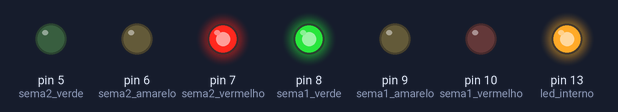
A sketch run on a simulated Arduino Uno, built with avr-gcc and run on an emulated ATmega328P. Shown: output pins drawn as LEDs (lit = HIGH).

Above: at 0.17 s.
At 2.97 s:
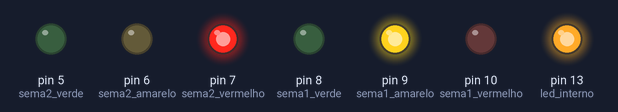
At 4.37 s:
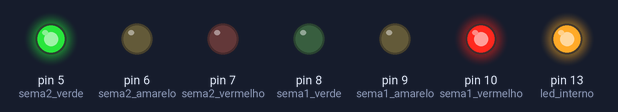
At 6.12 s:
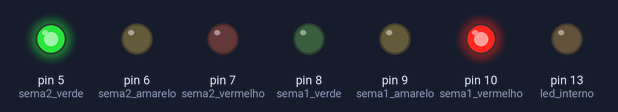
At 9.27 s:
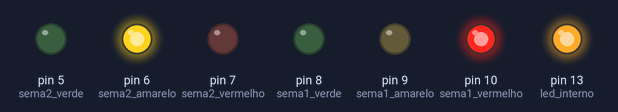
At 12.42 s:
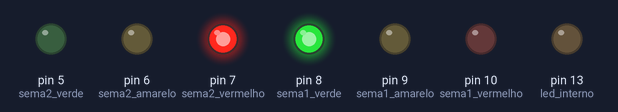
Timing chart, 0 to 12.7 s (numbered marks = the images above):
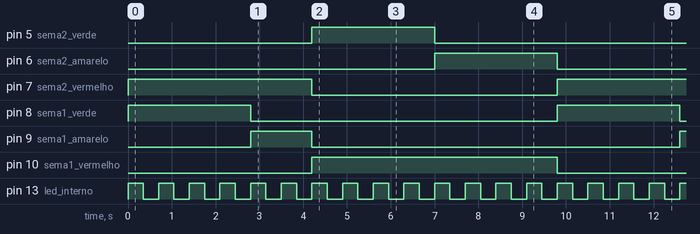

The sketch:

semaforo.ino
```cpp
/*  Semaforos: controla os 2 semaforos de um cruzamento,
    cada um deles fica verde e amarelo enquanto o outro esta vermelho
 */


// pinos do semaforo 1
const int sema1_verde=8;
const int sema1_amarelo=9;
const int sema1_vermelho=10;

// pinos do semaforo 2
const int sema2_verde=5;
const int sema2_amarelo=6;
const int sema2_vermelho=7;

// parametro do timer
const int res_timer=700; // quanto mais baixo, mais curtos serao os ciclos

// variaveis de controle do loop - nao precisariam ser globais
int conta_timer=0;
int espera=0;
int ciclo=0;


void setup() {
  pinMode(13, OUTPUT);           // led interno
  pinMode(sema1_verde, OUTPUT);
  pinMode(sema1_amarelo, OUTPUT);
  pinMode(sema1_vermelho, OUTPUT);
  pinMode(sema2_verde, OUTPUT);
  pinMode(sema2_amarelo, OUTPUT);
  pinMode(sema2_vermelho, OUTPUT);
}

void loop() {
  switch(ciclo) {
    case 0:    // s1 verde, s2 vermelho
      digitalWrite(sema1_verde, HIGH);
      digitalWrite(sema1_vermelho, LOW);
      digitalWrite(sema2_vermelho, HIGH);
      digitalWrite(sema2_amarelo, LOW);
      espera=4;
      break;
    case 1:    // s1 amarelo, s2 continua vermelho
      digitalWrite(sema1_amarelo, HIGH);
      digitalWrite(sema1_verde, LOW);
      espera=2;
      break;
    case 2:    // s1 vermelho, s2 verde
      digitalWrite(sema1_vermelho, HIGH);
      digitalWrite(sema1_amarelo, LOW);
      digitalWrite(sema2_verde, HIGH);
      digitalWrite(sema2_vermelho, LOW);
      espera=4;
      break;
    case 3:    // s1 continua vermelho, s2 amarelo
      digitalWrite(sema2_amarelo, HIGH);
      digitalWrite(sema2_verde, LOW);
      espera=2;
      break;
  }
  digitalWrite(13, HIGH);
  delay(res_timer/2);
  digitalWrite(13, LOW);
  conta_timer++;
  if (conta_timer>=espera) {
    conta_timer=0;
    ciclo++;
    if (ciclo>4) {
      ciclo=0;
    }
  }
  delay(res_timer/2);
}
```

Measured:
- by itself, pin 5 (sema2_verde), pin 6 (sema2_amarelo), pin 8 (sema1_verde): alternates HIGH for 2.8 s and LOW for 7.0 s
- by itself, pin 7 (sema2_vermelho): alternates HIGH for 4.2 s and LOW for 5.6 s
- by itself, pin 9 (sema1_amarelo): alternates HIGH for 1.4 s and LOW for 8.4 s
- by itself, pin 10 (sema1_vermelho): alternates HIGH for 5.6 s and LOW for 4.2 s
- by itself, pin 13 (led_interno): alternates HIGH for 0.35 s and LOW for 0.35 s
